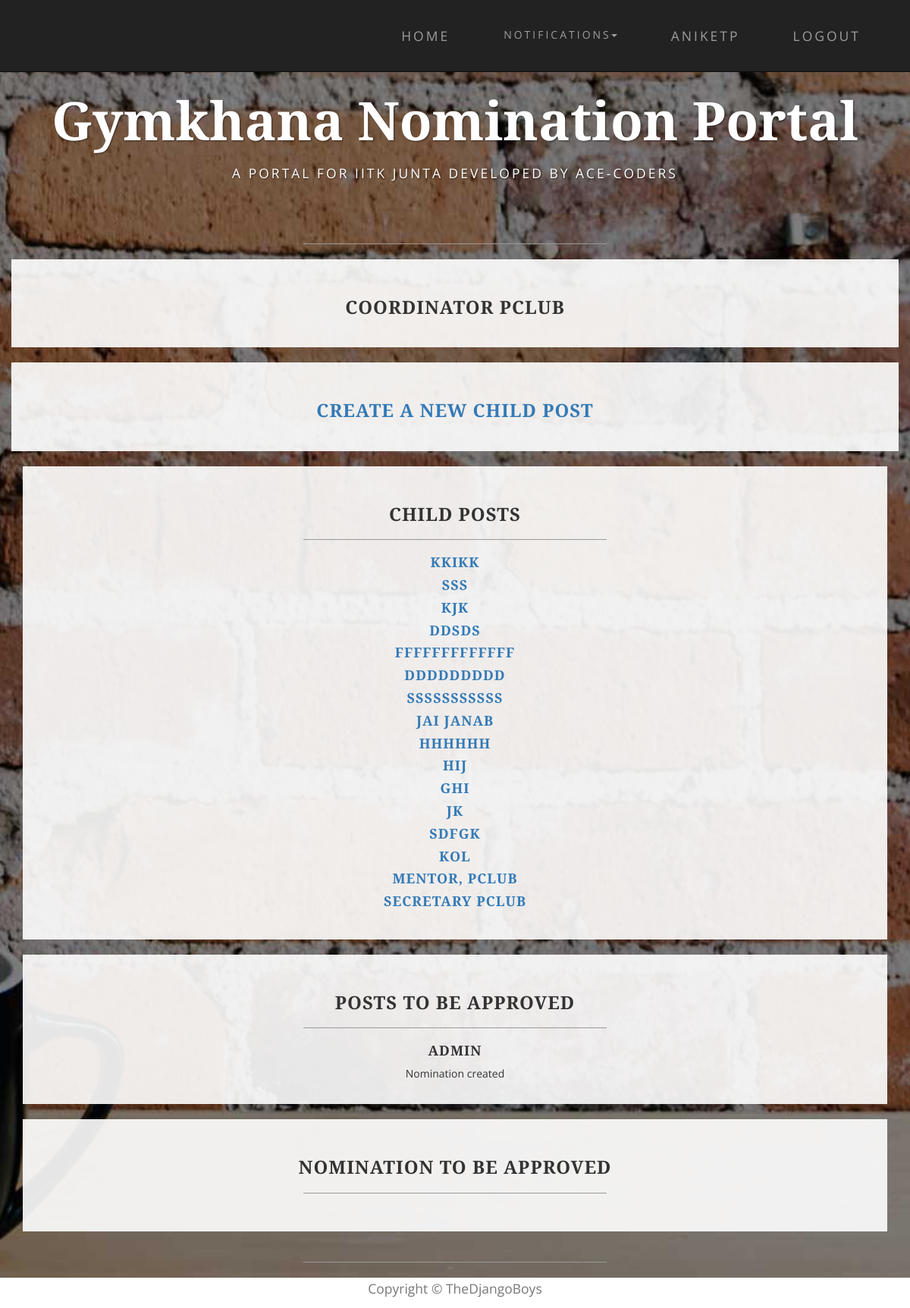
Page /nominations/post/18/ (signed in) on the committed database.
### nomi/models.py (models this page shows, shortened)
class Post(models.Model):
    post_name = models.CharField(max_length=500, null=True)
    club = models.ForeignKey(Club, on_delete=models.CASCADE, null=True, blank=True)
    parent = models.ForeignKey('self', on_delete=models.CASCADE, null=True, blank=True)
    post_holders = models.ManyToManyField(User, blank=True)
    post_approvals = models.ManyToManyField('self', related_name='approvals', symmetrical=False, blank=True)
    status = models.CharField(max_length=50, choices=STATUS, default='Post created')

### nomi/views.py (the view)
# urls.py: url(r'^post/(?P<pk>\d+)/$', views.post_view, name='post_view'),
@login_required
def post_view(request, pk):
    post = Post.objects.get(pk=pk)
    child_posts = Post.objects.filter(parent=post)
    child_posts_reverse = child_posts[::-1]
    post_approval = Post.objects.filter(post_approvals=post)
    return render(request, 'post.html', context={'post': post, 'child_posts': child_posts_reverse,
                                                 'post_approval': post_approval})

### nomi/templates/post.html (shortened to what this page needs)
{% extends 'base.html' %}
{% load staticfiles %}
{% block content %}
        <div class="container box "}>
                 <div class="row">
                    <h3 class="text-center">{{post.post_name}}</h3>
                </div>
        </div>
        <div class="container box"}>
                <div class="row">
                    <h3 class="text-center"><a href="{% url 'post_create' post.pk %}">Create a new child post</a></h3>
                </div>
        </div>
       <div class="container">
               <div class="col-lg-12 box">
                   <h3 class="text-center">Child posts</h3>
                   <hr>
                    {% for ch_post in child_posts %}
                   <div class="text-center">
                       <h4><a href="{% url 'child_post' pk=ch_post.pk view_pk=post.pk  %}">{{ ch_post.post_name }}</a></h4>
                   </div>
                    {% endfor %}
               </div>
                <div class="col-lg-12 box">
                    <h3 class="text-center">Posts to be approved</h3>
                    <hr>
                    {% for post in post_approval %}
                    <div class="text-center">
                        <h4>{{ post.post_name }}</h4>
                         {{post.status}}
                    </div>
                     {% endfor %}
               </div>
                <div class="col-lg-12 box">
                    <h3 class="text-center">Nomination to be approved</h3>
                    <hr>
                </div>
       </div>
    {% endblock %}

### nomi/templates/base.html (shortened to what this page needs)
<!DOCTYPE html>
<html lang="en">
{% load staticfiles %}
<head>
    <link href="{% static 'nomi/css/bootstrap.min.css' %}" rel="stylesheet">
    <link href="{% static 'nomi/css/business-casual.css' %}" rel="stylesheet">
</head>
<body>
 {% block navigation %}
    <nav id="mainNav" class="navbar navbar-inverse navbar-custom navbar-fixed-top">
        <div class="container">
            <div class="collapse navbar-collapse" id="bs-example-navbar-collapse-1">
                 <ul class="nav navbar-nav navbar-right">
                    <li><a href="{% url 'index' %}">Home</a></li>
                    {% if user.is_authenticated %}
                     <li class="dropdown">
                         <a class="btn btn-link dropdown-toggle" data-toggle="dropdown"type="button">Notifications<span class="caret"></span></a>
                     </li>
                     <li><a href="{% url 'profile' %}" >{{user.get_username}}</a></li>
                     <li><a href="{% url 'logout' %}?next={% url 'index' %}">Logout</a></li>
                    {% else %}
                        <li><a href="{% url 'login' %}?next={{request.path}}">Login</a></li>
                     {% endif %}
                 </ul>
            </div>
        </div>
    </nav>
 {% endblock %}
 {% block heading %}
    <div class="brand main">Gymkhana Nomination Portal</div>
    <div class="address-bar">A PORTAL FOR IITK JUNTA DEVELOPED BY ACE-CODERS</div>
    <br>
    <hr>
 {% endblock %}
    {% block content %}
    {% endblock %}
    <hr>
    <div class="col-lg-12 text-center " style="background:white;height:40px">
        <p class="text-muted">Copyright &copy; TheDjangoBoys</p>
    </div>
</body>

### nomi/static/nomi/css/business-casual.css (style rules this page uses)
body { font-family: "Open Sans","Helvetica Neue",Helvetica,Arial,sans-serif; background: url('../img/bg.jpg') no-repeat center center fixed; -webkit-background-size: cover; -moz-background-size: cover; background-size: cover; -o-background-size: cover; }
h1, h2, h3, h4, h5, h6 { text-transform: uppercase; font-family: "Josefin Slab","Helvetica Neue",Helvetica,Arial,sans-serif; font-weight: 700; letter-spacing: 1px; }
p { font-size: 1.25em; line-height: 1.6; color: #000; }
hr { max-width: 400px; border-color: #999999; }
.brand, .address-bar { display: none; }
.navbar-nav { text-transform: uppercase; font-weight: 400; letter-spacing: 3px; }
.box { margin-bottom: 20px; padding: 30px 15px; background: #fff; background: rgba(255,255,255,0.9); }
@media screen and (min-width:768px) { .brand { display: inherit; margin: 0; padding: 30px 0 10px; text-align: center; text-shadow: 1px 1px 2px rgba(0,0,0,0.5); font-family: "Josefin Slab","Helvetica Neue",Helvetica,Arial,sans-serif; font-size: 5em; font-weight: 700; line-height: normal; color: #fff; } }
@media screen and (min-width:768px) { .address-bar { display: inherit; margin: 0; padding: 0 0 40px; text-align: center; text-shadow: 1px 1px 2px rgba(0,0,0,0.5); text-transform: uppercase; font-size: 1.25em; font-weight: 400; letter-spacing: 3px; color: #fff; } }
@media screen and (min-width:768px) { .navbar { border-radius: 0; } }
@media screen and (min-width:768px) { .navbar { min-height: 0; } }
@media screen and (min-width:768px) { .nav>li>a { padding: 35px; } }
@media screen and (min-width:768px) { .navbar-nav>li>a { line-height: normal; } }
@media screen and (min-width:768px) { .navbar-nav { display: table; float: none; margin: 0 auto; table-layout: fixed; font-size: 1.25em; } }
@media screen and (min-width:1200px) { .box:after { content: ''; display: table; clear: both; } }

### rows in the picture
Post: post_name "COORDINATOR PCLUB"
Post: post_name "KKIKK"
Post: post_name "SSS"
Post: post_name "KJK"
Post: post_name "DDSDS"
Post: post_name "FFFFFFFFFFFFF"
Post: post_name "DDDDDDDDD"
Post: post_name "SSSSSSSSSSS"
Post: post_name "JAI JANAB"
Post: post_name "HHHHHH"
Post: post_name "HIJ"
Post: post_name "GHI"
Post: post_name "JK"
Post: post_name "SDFGK"
Post: post_name "KOL"
Post: post_name "MENTOR, PCLUB"
Post: post_name "SECRETARY PCLUB"
Post: post_name "ADMIN", status "Nomination created"

### other values in the picture
{{ user.get_username }} "ANIKETP"
